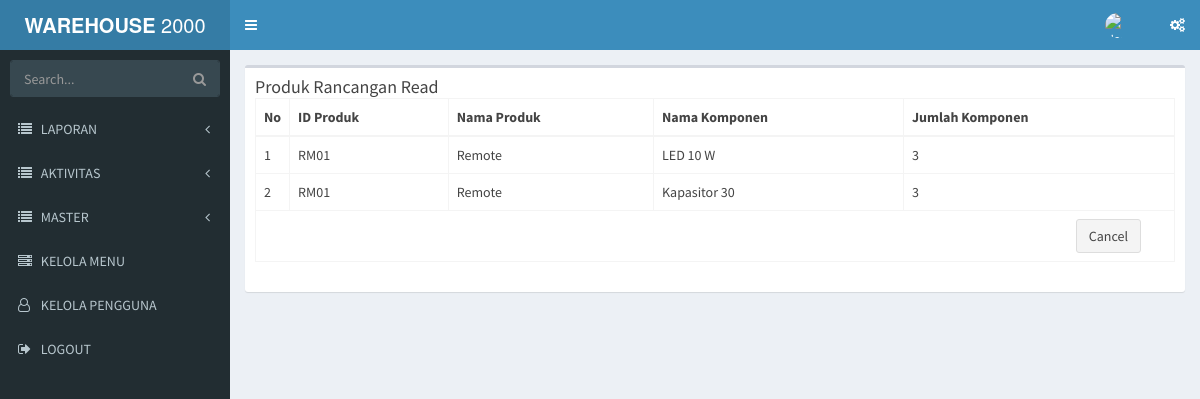
/produkrancangan/read/RM01, run on the app's committed database.
### tables this page shows
CREATE TABLE `tbl_menu` (
  `id_menu` int(11) NOT NULL,
  `title` varchar(50) NOT NULL,
  `url` varchar(30) NOT NULL,
  `icon` varchar(30) NOT NULL,
  `is_main_menu` int(11) NOT NULL,
  `is_aktif` enum('y','n') NOT NULL COMMENT 'y=yes,n=no',
  `no_urut` int(5) NOT NULL
);

CREATE TABLE `tbl_produk_rancangan` (
  `id` int(100) NOT NULL,
  `id_produk` varchar(50) NOT NULL,
  `nama_produk` varchar(100) NOT NULL,
  `id_komponen` varchar(100) NOT NULL,
  `jml_komponen` int(100) NOT NULL
);

CREATE TABLE `tbl_master_komponen` (
  `id_komponen` varchar(50) NOT NULL,
  `jenis_komponen` varchar(100) NOT NULL,
  `nama_komponen` varchar(100) NOT NULL,
  `gambar_komponen` varchar(200) NOT NULL,
  `keterangan` varchar(200) DEFAULT NULL
);

### application/libraries/Template.php (called while the page is built)
<?php if ( ! defined('BASEPATH')) exit('No direct script access allowed');
class Template {
		var $template_data = array();
		function set($name, $value)
		{
			$this->template_data[$name] = $value;
		}
		function load($template = '', $view = '' , $view_data = array(), $return = FALSE)
		{
			$this->CI =& get_instance();
			$this->set('contents', $this->CI->load->view($view, $view_data, TRUE));
			return $this->CI->load->view($template, $this->template_data, $return);
		}
}

### application/controllers/Produkrancangan.php (called while the page is built, shortened)
<?php
class produkrancangan extends CI_Controller
{
    public function read($id)
    {
        $read = $this->Produk_Rancangan_Model->detailread($id);
        $data = array(
            'read_data' => $read
        );
        $this->template->load('template','produkrancangan/tbl_menu_read',$data);
    }
}

### index.php (called while the page is built, shortened)
<?php
require_once BASEPATH.'core/CodeIgniter.php';

### application/models/Produk_Rancangan_Model.php (called while the page is built, shortened)
<?php
class Produk_Rancangan_Model extends CI_Model
{
    function detailread($id='')
           {
              $sql = $this->db->query("SELECT tbl_produk_rancangan.id_produk,tbl_produk_rancangan.nama_produk, tbl_master_komponen.nama_komponen, tbl_produk_rancangan.jml_komponen FROM `tbl_produk_rancangan` JOIN `tbl_master_komponen` ON tbl_master_komponen.id_komponen = tbl_produk_rancangan.id_komponen WHERE id_produk = '".$id."' ");
              return $sql->result();
           }
}

### application/views/produkrancangan/tbl_menu_read.php (the view)
<div class="content-wrapper">
      <section class='content'>
        <div class='row'>
          <div class='col-xs-12'>
            <div class='box'>
              <div class='box-header'>
              <h3 class='box-title'>Produk Rancangan Read</h3>
      <table class="table table-bordered">
        <thead>
                              <tr>
                                  <th width="30px">No</th>
                                  <th>ID Produk</th>
                                  <th>Nama Produk</th>
                                  <th>Nama Komponen</th>
                                  <th>Jumlah Komponen</th>
                              </tr>
                          </thead>
                          <tbody>
                                  <?php
                                  $start = 0;
                                  foreach ($read_data as $read)
                                  {
                                      ?>
                                      <tr>
                                  <td><?php echo ++$start ?></td>
                                  <td><?php echo $read->id_produk ?></td>
                                  <td><?php echo $read->nama_produk ?></td>
                                  <td><?php  echo $read->nama_komponen?></td>
                                  <td><?php  echo $read->jml_komponen?></td>
                                  </tr>
                                  <?php
                                  }
                                  ?>
                                  <tr><td colspan="5"><a href="<?php echo site_url('produkrancangan') ?>" class="btn btn-default" style="margin-left: 90%">Cancel</a></td></tr>
                                  </tbody>
  </table>
      </div>
            </div>
          </div>
        </div>
      </section>
      </div>

### application/views/template/sidebar.php (shortened to what this page needs)
<section class="sidebar">
    <form action="#" method="get" class="sidebar-form">
        <div class="input-group">
            <input type="text" name="q" class="form-control" placeholder="Search...">
            <span class="input-group-btn">
                <button type="submit" name="search" id="search-btn" class="btn btn-flat"><i class="fa fa-search"></i>
                </button>
            </span>
        </div>
    </form>
    <ul class="sidebar-menu" data-widget="tree">
        <?php
        $main_menu = $this->db->get_where('tbl_menu', array('is_main_menu' =>0, 'is_aktif'=>'y'));
        foreach ($main_menu->result() as $m){
            $submenu = $this->db->get_where('tbl_menu',array('is_main_menu'=>$m->id_menu,'is_aktif'=>'y'));
            if($submenu->num_rows()>0){
                echo "<li class='treeview'>
                        <a href='#'>
                            <i class='$m->icon'></i> <span>".strtoupper($m->title)."</span>
                            <span class='pull-right-container'>
                                <i class='fa fa-angle-left pull-right'></i>
                            </span>
                        </a>
                        <ul class='treeview-menu' style='display: none;'>";
                        echo" </ul>
                    </li>";
            }else{
                echo "<li>";
                echo anchor($m->url,"<i class='".$m->icon."'></i> ".strtoupper($m->title));
                echo "</li>";
            }
        }
        ?>
        <li><?php echo anchor('auth/logout',"<i class='fa fa-sign-out'></i> LOGOUT");?></li>
    </ul>
</section>

### data on the page
tbl_menu: title "LAPORAN"
tbl_menu: title "AKTIVITAS"
tbl_menu: title "MASTER"
tbl_menu: url+icon+title "KELOLA MENU"
tbl_menu: url+icon+title "KELOLA PENGGUNA"
tbl_produk_rancangan: id_produk "RM01", nama_produk "Remote", id_komponen.nama_komponen "LED 10 W", jml_komponen "3"
tbl_produk_rancangan: id_produk "RM01", nama_produk "Remote", id_komponen.nama_komponen "Kapasitor 30", jml_komponen "3"

### other printed values
anchor('auth/logout',"<i class='fa fa-sign-out'></i> LOGOUT") "LOGOUT"
